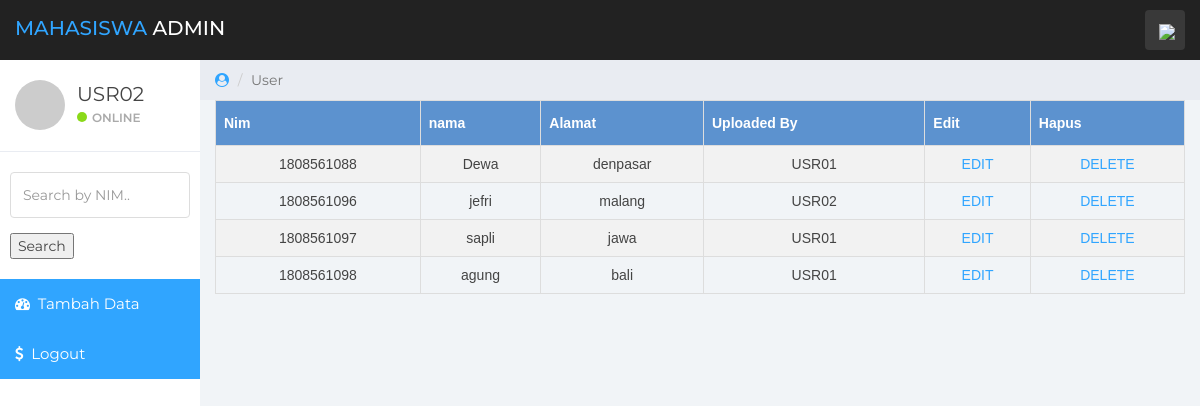
Screenshot of /admin/index_a.php (signed in) with the database file from the repository.
### tables this page shows
CREATE TABLE `mahasiswa` (
  `nim` varchar(20) NOT NULL,
  `nama` varchar(20) NOT NULL,
  `alamat` varchar(255) NOT NULL,
  `up_by` varchar(5) NOT NULL
);

### admin/index_a.php (the view, shortened to what this page needs)
<!DOCTYPE html>
<html>
<head>
	<link href="../css/bootstrap.min.css" rel="stylesheet">
	<link href="../css/font-awesome.min.css" rel="stylesheet">
	<link href="../css/datepicker3.css" rel="stylesheet">
	<link href="../css/styles.css" rel="stylesheet">
</head>
<body>
	<nav class="navbar navbar-custom navbar-fixed-top" role="navigation">
		<div class="container-fluid">
			<div class="navbar-header">
				<a class="navbar-brand" href="index.php"><span>Mahasiswa </span><?php echo($_SESSION['role'])?></a>
				<ul class="nav navbar-top-links navbar-right">
					<li class="dropdown"><a class="dropdown-toggle count-info" data-toggle="dropdown" href="#">
						<em><img src="../assets/image/PngItem_4212617.png" width="10px"></em>
					</a>
					</li>
				</ul>
			</div>
		</div>
	</nav>
	<div id="sidebar-collapse" class="col-sm-3 col-lg-2 sidebar">
		<div class="profile-sidebar">
			<div class="profile-userpic">
				<img src="http://placehold.it/50/30a5ff/fff" class="img-responsive" alt="">
			</div>
			<div class="profile-usertitle">
				<div class="profile-usertitle-name"><?php echo($_SESSION['admin'])?></div>
				<div class="profile-usertitle-status"><span class="indicator label-success"></span>Online</div>
			</div>
		</div>
		<form role="search" method="post" enctype="multipart/form-data" action="search.php">
			<div class="form-group">
				<input type="text" class="form-control" name="nim" placeholder="Search by NIM..">
			</div>
			<input type="submit" name="submit" value="Search" />
		</form>
		<ul class="nav menu">
			<li class="active"><a href="index_a.php?form=tambah"><em class="fa fa-dashboard">&nbsp;</em> Tambah Data</a></li>
			<li class="active"><a href="logout.php"><em class="fa fa-dollar">&nbsp;</em> Logout</a></li>
	</ul>
	</div>
<div class="col-sm-9 col-sm-offset-3 col-lg-10 col-lg-offset-2 main">
		<div class="row">
			<ol class="breadcrumb">
				<li><a href="#">
					<em class="fa fa-user-circle"></em>
				</a></li>
				<li class="active">User</li>
			</ol>
		</div>
        <div><table class="customers" >
            <tr>
                <th>Nim</th>
                <th>nama</th>
				<th>Alamat</th>
                <th>Uploaded By</th>
                <th>Edit</th>
                <th>Hapus</th>
            </tr>
            <?php
	$a	 ='SELECT * FROM mahasiswa m INNER JOIN user u ON m.up_by=u.id_user ';
	$b	 = mysqli_query($koneksi,$a) or die (mysqli_error());
	$c	 = mysqli_num_rows($b);
	if($c !=0){
		while($d=mysqli_fetch_array($b))
		{
			$id			= $d['nim'];
			$nama		= $d['nama'];
			$alamat		= $d['alamat'];
			$up		    = $d['up_by'];
			echo'
				<tr align="center">
					<td>'.$id.'</td>
					<td>'.$nama.'</td>
					<td>'.$alamat.'</td>
					<td>'.$up.'</td>
					<td><a href="index_a.php?page=produk&form=edit&kode='.$id.'">EDIT</td>
					<td><a href="index_a.php?page=produk&form=hapus&kode='.$id.'">DELETE</td>
				</tr>';
		}
	}
?>
        </table></div>
</div>
</body>
</html>

### css/styles.css (style rules this page uses)
body { background: #f1f4f7; padding-top: 60px; font-size: 14px; color: #444444; font-family: "Montserrat", "Helvetica Neue", Helvetica, Arial, sans-serif; }
a, a:hover, a:focus { color: #30a5ff; }
input.form-control { border: 1px solid #ddd; box-shadow: none; height: 46px; }
.navbar-custom { background: #222; height: 60px; }
.navbar-header .navbar-brand { color: #fff; font-size: 20px; text-transform: uppercase; font-weight: 500; height: 60px; padding-top: 18px; }
.navbar-header .navbar-brand span { color: #30a5ff; }
.dropdown { background: rgba(255, 255, 255, 0.1); float: left; margin: 10px 8px; padding: 0px; border-radius: 4px; }
.dropdown a.dropdown-toggle { color: #fff; height: 40px; width: 40px; padding-top: 11px; padding-left: 9px; }
.navbar-top-links li:last-child { margin-right: 15px; }
.dropdown em { margin: 0 5px; }
.label-success { background-color: #8ad919; }
.navbar { border: 0; }
.sidebar { display: block; padding: 0; display: none; box-shadow: none; background: #fff; }
.sidebar ul { margin: 20px 0px; }
.sidebar form { padding: 10px 0 0 0; margin: 10px 10px 20px 10px; }
@media (min-width: 768px) { .sidebar { display: block; position: fixed; top: 60px; bottom: 0; left: 0; z-index: 1000; display: block; margin: 0; padding: 0; overflow-x: hidden; overflow-y: auto; } }
@media (min-width: 768px) { .navbar-header { width: 100%; } }
.sidebar ul.nav .active a, .sidebar ul.nav li.parent a.active, .sidebar ul.nav .active > a:hover, .sidebar ul.nav li.parent a.active:hover, .sidebar ul.nav .active > a:focus, .sidebar ul.nav li.parent a.active:focus { color: #fff; background-color: #30a5ff; }
.sidebar ul.nav li a { height: 50px; font-size: 15px; line-height: 2em; color: #444444; }
.profile-sidebar { padding: 10px 0; border-bottom: 1px solid #e9ecf2; }
.indicator { width: 10px; height: 10px; display: inline-block; border-radius: 9999px; margin-right: 5px; }
.profile-userpic img { float: left; margin: 10px 0px 0px 15px; width: 50px; height: 50px; border-radius: 9999px !important; }
.profile-usertitle { float: left; text-align: left; margin: 10px 0 0 12px; }
.profile-usertitle-name { font-size: 20px; margin-bottom: 0px; }
.profile-usertitle-status { text-transform: uppercase; color: #AAA; font-size: 12px; font-weight: 600; margin-bottom: 15px; }
.breadcrumb { border-radius: 0; padding: 10px 15px 10px 15px; background: #e9ecf2; margin: 0; }
.customers { font-family: Arial, Helvetica, sans-serif; border-collapse: collapse; width: 100%; }
.customers td, .customers th { border: 1px solid #ddd; padding: 8px; }
.customers tr:nth-child(even) { background-color: #f2f2f2; }
.customers th { padding-top: 12px; padding-bottom: 12px; text-align: left; background-color: #5c92cf; color: white; }

### rows the page displays
mahasiswa: nim "1808561088", nama "Dewa", alamat "denpasar", up_by "USR01"
mahasiswa: nim "1808561096", nama "jefri", alamat "malang", up_by "USR02"
mahasiswa: nim "1808561097", nama "sapli", alamat "jawa", up_by "USR01"
mahasiswa: nim "1808561098", nama "agung", alamat "bali", up_by "USR01"

### other values shown
$_SESSION['role'] "ADMIN"
$_SESSION['admin'] "USR02"
